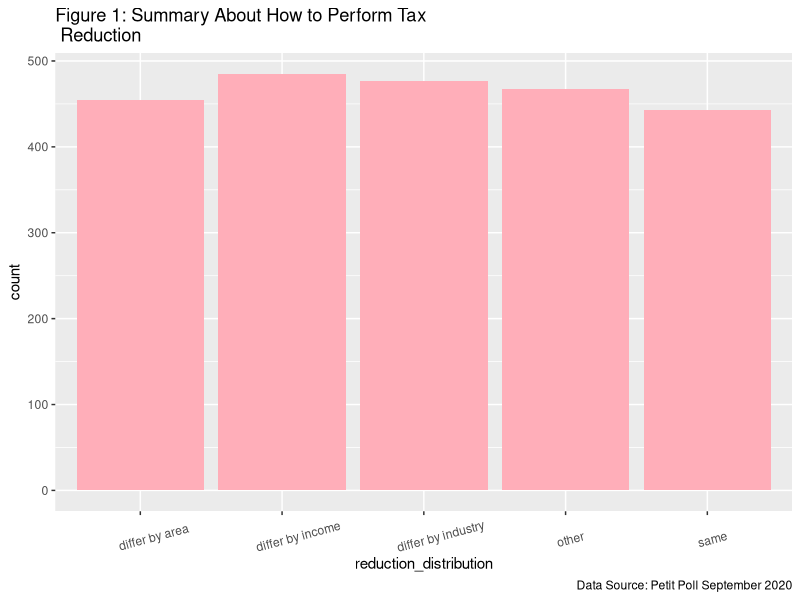
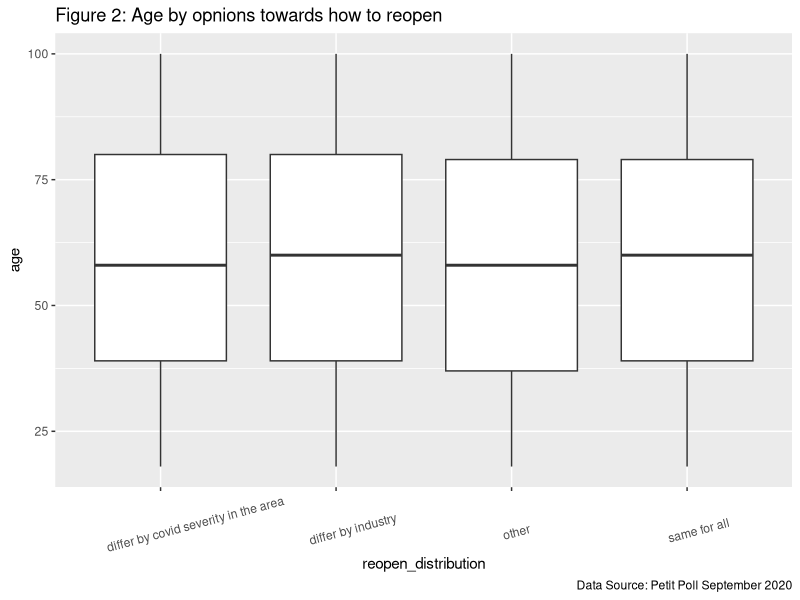
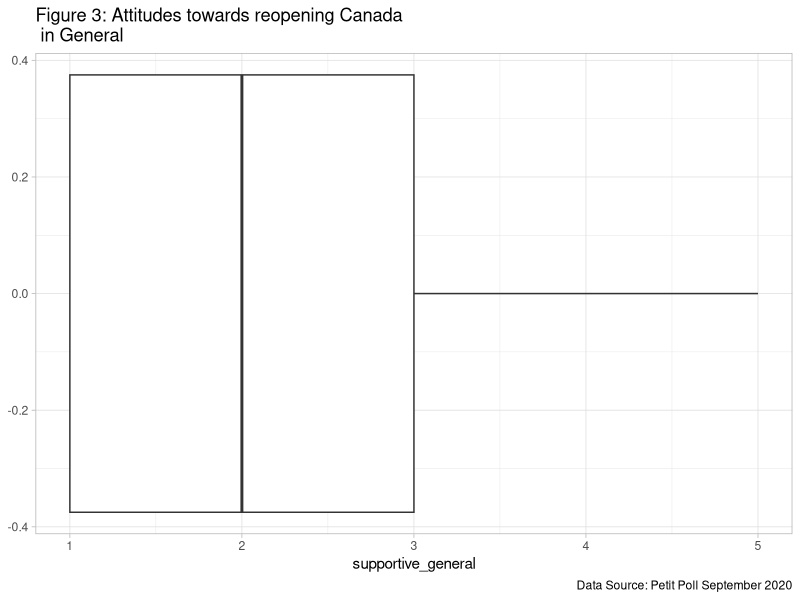
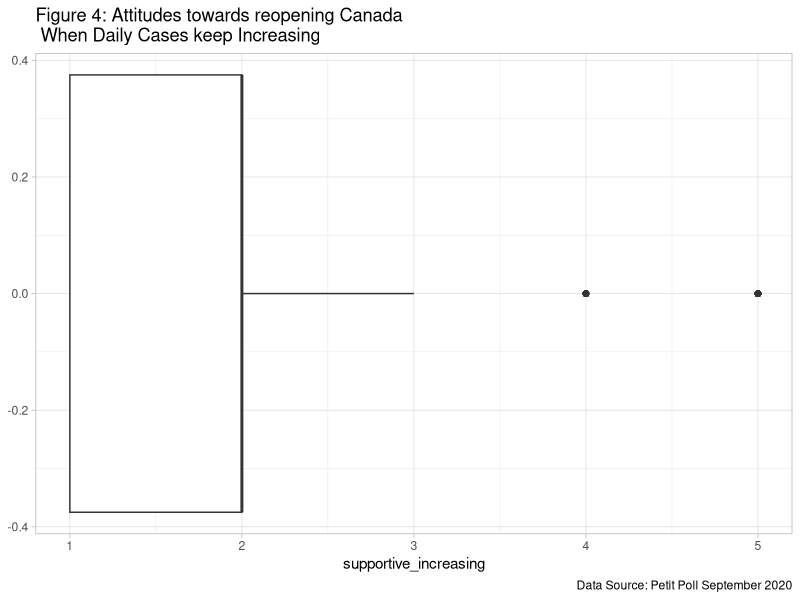
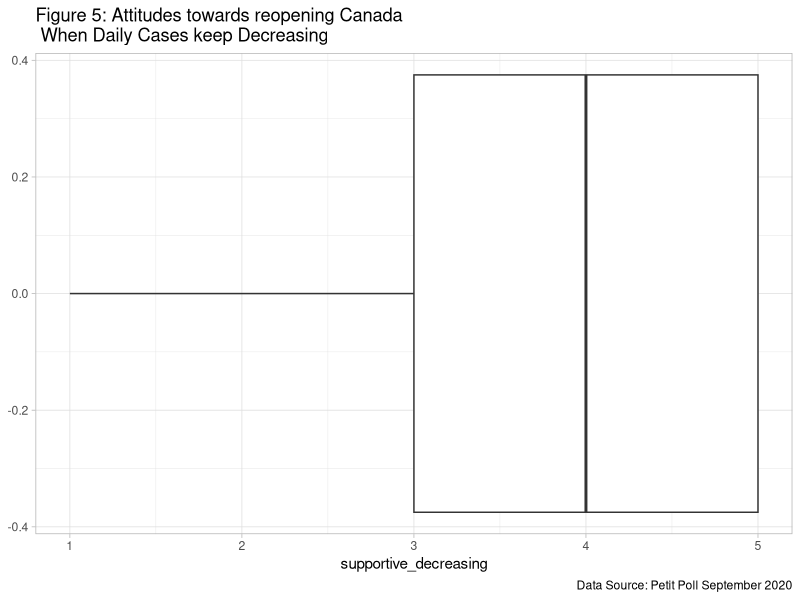
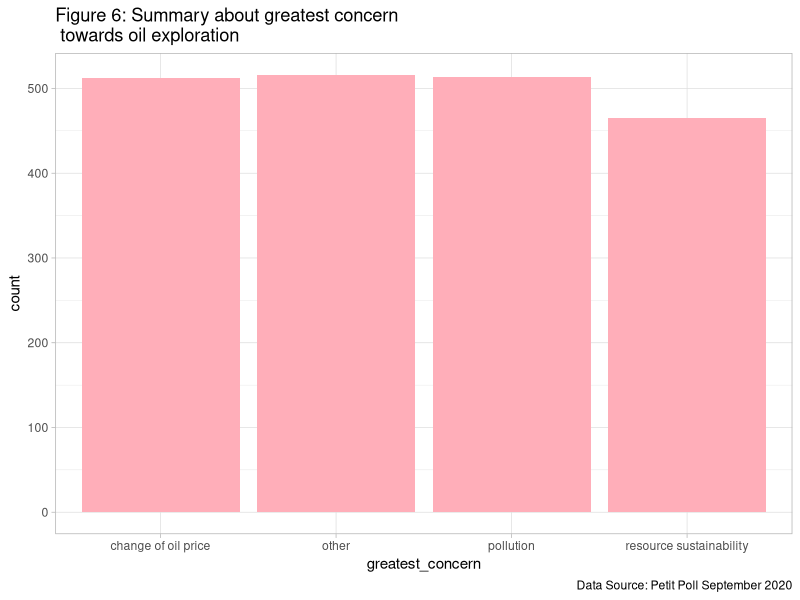

Source code (R) for these figures, in order:
## ---- chunk 1
knitr::opts_chunk$set(echo = FALSE, warning = FALSE, message = FALSE, fig.align = "center")
library(tidyverse)
library(knitr)
library(plyr)
## ---- chunk 2
sample_size <- 7860
#Data are collected section by section
set.seed(3329)
#basic info
basic <- tibble(
  id = c(1:sample_size),
  age = sample(x = c(18:100), size = sample_size, replace = TRUE),
  gender = sample(x = c("male", "female", "other"), size = sample_size, replace = TRUE, prob =  c(0.495, 0.495, 0.01)),
  education = sample(x = c("No cirtificate", "secondary degree", "post-secondary degree", "master or PhD"), size = sample_size, replace = TRUE, prob = c(0.134, 0.212, 0.476, 0.067))
)

#tax policies
tax <- tibble(
  id = c(1:sample_size),
  support_tax_reduction = sample(x = c("yes", "no", "neutral"), 
                                 size = sample_size, replace = TRUE, prob = c(0.293, 0.407, 0.3)),
  reduction_distribution = sample(x = c("differ by area", "differ by income", "differ by industry", "same", "other"),size = sample_size, replace = TRUE, prob = c(0.2,0.2,0.2,0.2,0.2))
)

#oil industry
oil <- tibble(
  id = c(1:sample_size),
  support_oil_production = sample(x = c("yes", "no", "neutral"), size = sample_size, replace = TRUE, prob = c(0.257, 0.261, 0.482)),
  greatest_concern = sample(x = c("pollution", "change of oil price", "resource sustainability", "other"), size = sample_size, replace = TRUE),
  personal = sample(x = c("yes", "no", "neutral"), size = sample_size, replace = TRUE)
)

#COVID financial support
benefits <- tibble(
  id = c(1:sample_size),
  support_current_benefits = sample(x = c("yes", "no", "neutral"), size = 
                                      sample_size, replace = TRUE, prob = c(
                                        0.527, 0.3, 0.173)), 
  benefit_duration = sample(x = c(1:36), size = sample_size, replace = TRUE)
)

#COVID related rules
covid <- tibble(
  id = c(1:sample_size),
  supportive_general = sample(c(1:5), size = sample_size, replace = TRUE, prob = c(0.3,0.3,0.2,0.1,0.1)),
  supportive_increasing = sample(c(1:5), size = sample_size, replace = TRUE, prob = c(0.4,0.35,0.15,0.06,0.04)),
  supportive_decreasing = sample(c(1:5), size = sample_size, replace = TRUE, prob = c(0.05,0.1,0.2,0.3,0.44)),
  reopen_distribution = sample(x = c("differ by covid severity in the area", "differ by industry", "same for all", "other"), size = sample_size, replace = TRUE),
  inter_travel = sample(x = c("banned", "conditionally banned", "free in all ways"), size = sample_size, replace = TRUE),
  gathering = sample(x = c("banned", "conditionally banned", "free in all ways"), size = sample_size, replace = TRUE)
)

#joining separate data frames together
poll_sep <- join_all(list(basic, tax, oil, benefits,covid), by = 'id', type = "left")
#Attach data set to R search path.
attach(poll_sep)
## ---- chunk 3
#show the first 6 rows of the 'collected' data
kable(head(select(poll_sep, id, age, support_tax_reduction, support_current_benefits, support_oil_production)), caption = "A Glance of The Data Base",label = " Data Source: Petit Poll September 2020")
## ---- chunk 4
#summary of support rate towards different policies
summ_po <- data.frame(
  policy = c("tax reduction", "COVID related social benefits", "oil exploitation"),
  support_rate = c("29.3%", "52.7%", "25.7%"),
  non_support_rate = c("40.7%", "30%", "17.3%"),
  neutral_rate = c("30%", "17.3%", "48.2%")
)
kable(summ_po, col.names = c("Policy", "Support rate", "Non support rate", "Neutral rate"),caption = "Summary of Support Rate towards Selected Policies",label = "Petit Poll September 2020")
## ---- chunk 5
#Create a data frame with respondents who support tax reduction
support_tax <- poll_sep %>% 
  filter(support_tax_reduction == "yes") %>% 
  select(reduction_distribution)
## ---- chunk 6
#Create a bar plot of different methods to distribute tax reduction
ggplot(support_tax) +
  geom_bar(aes(x = reduction_distribution), fill = "lightpink1")+
  ggtitle(label = "Figure 1: Summary About How to Perform Tax \n Reduction")+
  labs(caption = "Data Source: Petit Poll September 2020")+
  theme(axis.text.x = element_text(angle = 15, vjust = 0.3, hjust=0.3))
## ---- chunk 7
#Box plot of age by reopen_distribution
ggplot(poll_sep) +
  geom_boxplot(aes(x = reopen_distribution, y = age))+
  ggtitle(label = "Figure 2: Age by opnions towards how to reopen")+
  labs(caption = "Data Source: Petit Poll September 2020")+
  theme(axis.text.x = element_text(angle = 15, vjust = 0.3, hjust=0.3))
## ---- chunk 8
#Comparison between attitudes towards reopening differed by new daily cases
ggplot(poll_sep)+
  geom_boxplot(aes(x = supportive_general))+
  ggtitle(label = "Figure 3: Attitudes towards reopening Canada \n in General")+
  labs(caption = "Data Source: Petit Poll September 2020")+
  theme_light()
## ---- chunk 9
ggplot(poll_sep)+
  geom_boxplot(aes(x = supportive_increasing))+
  ggtitle(label = "Figure 4: Attitudes towards reopening Canada \n When Daily Cases keep Increasing")+
  labs(caption = "Data Source: Petit Poll September 2020")+
  theme_light()
## ---- chunk 10
ggplot(poll_sep)+
  geom_boxplot(aes(x = supportive_decreasing))+
  ggtitle(label = "Figure 5: Attitudes towards reopening Canada \n When Daily Cases keep Decreasing")+
  labs(caption = "Data Source: Petit Poll September 2020")+
  theme_light()
## ---- chunk 11
#Sum the stats for attitudes
summary(poll_sep$supportive_general)
summary(poll_sep$supportive_increasing)
summary(poll_sep$supportive_decreasing)
## ---- chunk 12
#summary table for reopening the Canadian economy
summ_reopen <- data.frame(case = c("New Daily Cases keeps decreasing", "General",
                                   "New Dailt Cases keeps increasing"),
                          mean = c(3.899, 2.401,1.995))
kable(summ_reopen, caption = "Mean supporting scale for Reopening the Canadian Economy")
## ---- chunk 13
#Select individuals who do not support oil exploitation
non_oil_support <- poll_sep %>% 
  filter(support_oil_production == "no") %>% 
  select(greatest_concern, personal)
## ---- chunk 14
#Create a bar plot of people's greatest concern towards oil exploitation
ggplot(non_oil_support) +
  geom_bar(aes(x = greatest_concern), fill = "lightpink1")+
  ggtitle(label = "Figure 6: Summary about greatest concern \n towards oil exploration")+
  labs(caption = "Data Source: Petit Poll September 2020")+
  theme_light()
## ---- chunk 15
#Supportive Scale
app_1 <- data.frame(
  Value = c("1", "2", "3", "4", "5"),
  Label = c(" Not at all supportive","Not supportive"," Neutral ","Supportive","Strongly supportive")
)

kable(app_1, caption = "Rating Scale for Supportivity")
